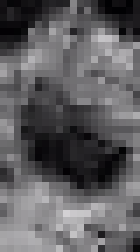
#> input picture synth_data_maker/image_files/dust1.png, 20 x 36 px (shown 7 times larger)
$ python gen_scenario_3.py
#> lines starting #> are read from the running program, lines starting #| are printed output that depends on the picture
### synth_data_maker/synth_data_gen.py
import os
from random import randint

import cv2
import numpy as np
from tqdm import tqdm


def get_random_dust_variables(
		dust_img_path='./image_files/dust1.png',
		max_cols=35,
		max_rows=10,
		max_dust_growths=5,
):
	rows = randint(3, max_rows)
	cols = randint(rows, max_cols)
	region_num = randint(1, 2)  # determines whether dust will be in top or bottom region (1 or 2)

	# valid region 1 = [x: 120-1840, y: 0-510]
	# valid region 2 = [x: 120-1840, y: 700-1080]
	dust_h, dust_w = cv2.imread(dust_img_path).shape[:2]  # [width=20, height=36]
	min_location_y = 0 if region_num == 1 else 700
	max_location_y = 510 - (rows * dust_h) if region_num == 1 else 1080 - (rows * dust_h)
	min_location_x = 120
	max_location_x = 1840 - (cols * dust_w)

	location_y = randint(min_location_y, max_location_y)
	location_x = randint(min_location_x, max_location_x)

	vignette_list = []
	for j in range(max_dust_growths):
		vignette_list.append(j + 2.0)  # range = {2.0 : max_dust_growth + 2.0}
	vignette_list = sorted(vignette_list, reverse=True)

	return {
		'rows': rows,
		'cols': cols,
		'loc_x': location_x,
		'loc_y': location_y,
		'vignettes': vignette_list,
		'region': region_num,
	}


# [18 lines left out: functions show_img, remove_metal_grate, denoise_to_binary, not called in this run]


def remove_background_dust(img, background):
	result = img - background
	return result


def make_dust_region(dust_img, rows, cols):
	h, w, c = dust_img.shape
	result = np.zeros((h * rows, w * cols, c), dust_img.dtype)
	for row in range(rows):
		for col in range(cols):
			result[row * h:(row + 1) * h, col * w:(col + 1) * w, :] = dust_img[:, :, :]
	return result


def apply_vignette(img, strength):
	result = np.copy(img)
	h, w = result.shape[:2]
	x_resultant_kernel = cv2.getGaussianKernel(w, w / strength)
	y_resultant_kernel = cv2.getGaussianKernel(h, h / strength)
	resultant_kernel = y_resultant_kernel * x_resultant_kernel.T
	mask = resultant_kernel / resultant_kernel.max()
	for i in range(3):
		result[:, :, i] = result[:, :, i] * mask
	return result


# [54 lines left out: functions apply_synthetic_dust, create_synthetic_data, not called in this run]


# [22 lines that do not run on import are left out]

### synth_data_maker/gen_scenario_3.py
import csv
import os
from random import randint

import cv2
import numpy as np
import pandas as pd
from tqdm import tqdm

from synth_data_maker.synth_data_gen import (
	remove_metal_grate,
	remove_background_dust,
	get_random_dust_variables,
	apply_vignette,
	apply_synthetic_dust,
	make_dust_region,
)


def interpret_sc3_timeline_csv(timeline_file_path, dust_img_path='./image_files/dust1.png'):
	df = pd.read_csv(timeline_file_path)
	total_days = df['day'].values[-1]

	clean_change_days = df[df['clean_changes'] == 1]['day'].values.tolist()
	growth_change_days = df[df['growth_changes'] == 1]['day'].values.tolist()
	vignettes = df[df['growth_changes'] == 1]['vignette_strength'].values.tolist()

	dust_img = cv2.imread(dust_img_path, cv2.IMREAD_COLOR)
	cloud = make_dust_region(dust_img, df['dust_rows'].values[0], df['dust_cols'].values[0])
	pt1_x = df['dust_x'].values[0]
	pt1_y = df['dust_y'].values[0]
	pt2_x = pt1_x + cloud.shape[1]
	pt2_y = pt1_y + cloud.shape[0]

	return {
		'total_days': total_days,
		'clean_change_days': clean_change_days,
		'growth_change_days': growth_change_days,
		'dust_cloud': cloud,
		'pt1_xy': (pt1_x, pt1_y),
		'pt2_xy': (pt2_x, pt2_y),
		'vignettes': vignettes,
	}


def gen_scenario_3_timeline(
		data_dir_path,
		num_days=30,
		dust_incr_thresh=11,
		max_dust_growths=4,
		clean_interval=10,
):
	current_prob = 0  # current 'probability' value (for lack of better term)
	growth_num = 0  # number of growth increases that have occurred (max=3)
	growth_changes = 0  # tracks whether an event occurred in the image
	clean_changes = 0  # tracks when cleaning occurs
	vignette_strength = 99.9  # tracks the current vignette strength applied to the dust cloud

	# these values stay the same during all of scenario 1
	dust_vars = get_random_dust_variables(max_dust_growths=max_dust_growths)
#> in get_random_dust_variables, `dust_h, dust_w = cv2.imread(dust_img_path).shape[:2]`: dust_h = 36; dust_w = 20
#> in get_random_dust_variables, `max_location_y = 510 - (rows * dust_h) if region_num == 1 else 1080 - ..`: max_location_y = 756
#> in get_random_dust_variables, `max_location_x = 1840 - (cols * dust_w)`: max_location_x = 1180
#> in get_random_dust_variables, `location_y = randint(min_location_y, max_location_y)`: location_y = 702
#> in get_random_dust_variables, `location_x = randint(min_location_x, max_location_x)`: location_x = 650
#> dust_vars = {'rows': 9, 'cols': 33, 'loc_x': 650, 'loc_y': 702, 'vignettes': [5, 4, 3, 2], 'region': 2}

	timeline = []
	for day in tqdm(range(1, num_days + 1), desc='Generating scenario 3 csv file'):
		current_prob += randint(0, 3)

		if day % clean_interval == 0:
			vignette_strength = 99.9
			growth_num = 0
			current_prob = 0
			clean_changes = 1
		elif current_prob >= dust_incr_thresh and growth_num < max_dust_growths:
			vignette_strength = dust_vars['vignettes'][growth_num]
			growth_num += 1
			current_prob = 0
			growth_changes = 1
		else:
			growth_changes = 0
			clean_changes = 0

		line = [
			day, dust_vars['rows'], dust_vars['cols'], dust_vars['loc_x'], dust_vars['loc_y'],
			vignette_strength, dust_vars['region'], growth_num, current_prob, growth_changes, clean_changes
		]
		timeline.append(line)
#> this loop made 28 passes
#> (vignette_strength, line) on passes 3, 7, 17, 21, 25: (5, [3, 9, 33, 650, 702, 5, 2, 1, 0, 1, 0]), (4, [7, 9, 33, 650, 702, 4, 2, 2, 0, 1, 0]), (5, [17, 9, 33, 650, 702, 5, 2, 1, 0, 1, 0]), (4, [21, 9, 33, 650, 702, 4, 2, 2, 0, 1, 0]), (5, [25, 9, 33, 650, 702, 5, 2, 1, 0, 1, 0])
#> line on passes 1, 2, 4, 5, 6, 8: [1, 9, 33, 650, 702, 99.9, 2, 0, 3, 0, 0], [2, 9, 33, 650, 702, 99.9, 2, 0, 6, 0, 0], [4, 9, 33, 650, 702, 5, 2, 1, 3, 0, 0], [5, 9, 33, 650, 702, 5, 2, 1, 5, 0, 0], [6, 9, 33, 650, 702, 5, 2, 1, 6, 0, 0], [8, 9, 33, 650, 702, 4, 2, 2, 2, 0, 0]
#> after the loop, timeline = 28 items

	# write all complete timeline to the csv file
	timeline_file_path = os.path.join(data_dir_path, 'timeline.csv')
	headers = [
		'day', 'dust_rows', 'dust_cols', 'dust_x', 'dust_y',
		'vignette_strength', 'region', 'growths', 'prob', 'growth_changes', 'clean_changes'
	]
	open(timeline_file_path, 'w+').close()  # overwrite/ make new blank file
	with open(timeline_file_path, 'a', encoding='UTF8', newline='') as file:
		writer = csv.writer(file)
		writer.writerow(headers)
		writer.writerows(timeline)


def gen_scenario_3_images(
		src_dir_path,
		data_dir_path,
		dust_img_path='./image_files/dust1.png',
):
	timeline_file_path = os.path.join(data_dir_path, 'timeline.csv')
	im_save_dir_path = os.path.join(data_dir_path, 'images')
	hour_list = [
		'6am', '7am', '8am', '9am', '10am', '11am', '12pm',
		'1pm', '2pm', '3pm', '4pm', '5pm', '6pm', '7pm', '8pm'
	]

	# step 1: interpret useful csv file contents
	csv_data = interpret_sc3_timeline_csv(timeline_file_path, dust_img_path)
#> in interpret_sc3_timeline_csv, dust_img is the input picture: shape (36, 20, 3); mean B, G, R 96.4, 93.9, 95.1
#> after the loop in make_dust_region, `for row in range(rows):`:
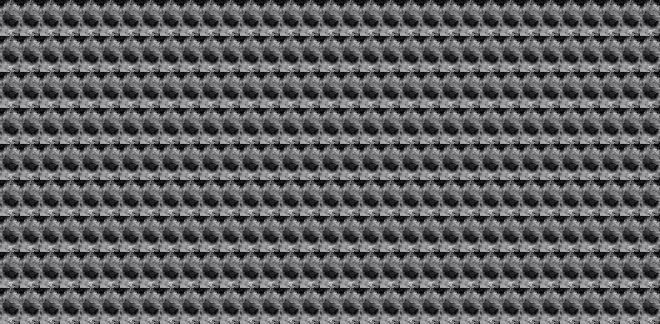
#> result: shape (324, 660, 3); mean B, G, R 96.4, 93.9, 95.1
#> csv_data = 7 items
	dust_cloud = csv_data['dust_cloud']
	pt1_x, pt1_y = csv_data['pt1_xy']
#> pt1_x = 650; pt1_y = 702
	pt2_x, pt2_y = csv_data['pt2_xy']
#> pt2_x = 1310; pt2_y = 1026
	vignettes = csv_data['vignettes']
#> vignettes = [5, 4, 5, 4, 99.9, 5]

	# step 2: create the images for each day
	growth_num = 0
	for day in tqdm(range(1, csv_data['total_days'] + 1), desc='Generating scenario 3 images'):

		if day in csv_data['clean_change_days']:
			growth_num = 0
		elif day in csv_data['growth_change_days']:
			dust_cloud = apply_vignette(csv_data['dust_cloud'], vignettes[growth_num])
			growth_num += 1

		for hour in hour_list:
			img_file_name = 'day_{}_{}.png'.format(day, hour)
#> img_file_name = 'day_1_6am.png'
			img_file_path = os.path.join(src_dir_path, img_file_name)

			if os.path.isfile(img_file_path):  # skip over missing data
				image = cv2.imread(img_file_path, cv2.IMREAD_COLOR)
				background = remove_metal_grate(image)
				image = remove_background_dust(image, background)  # create a cleaned grate with no dust

				if growth_num > 0:
					image_slice = image[pt1_y:pt2_y, pt1_x:pt2_x]
					image_slice = apply_synthetic_dust(image_slice, dust_cloud)
					image[pt1_y:pt2_y, pt1_x:pt2_x] = image_slice

				cv2.imwrite(os.path.join(im_save_dir_path, 'SYNTH_{}'.format(img_file_name)), image.astype(np.uint8))


if __name__ == '__main__':
	# hyperparameters
	days_in_timeline = 28
	growth_prob_thresh = 7
	maintenance_interval = 11
	data_partition = 'train'  # can be 'train', 'validation', or 'test'
	src_dir = '/Users/nick_1/Bell_5G_Data/synth_datasets/src_images'
	data_dir = '/Users/nick_1/Bell_5G_Data/synth_datasets/{}/scenario_3'.format(data_partition)

	# ----- ----- ----- #
	gen_scenario_3_timeline(
		data_dir,
		num_days=days_in_timeline,
		dust_incr_thresh=growth_prob_thresh,
		clean_interval=maintenance_interval
	)
	gen_scenario_3_images(src_dir, data_dir)
